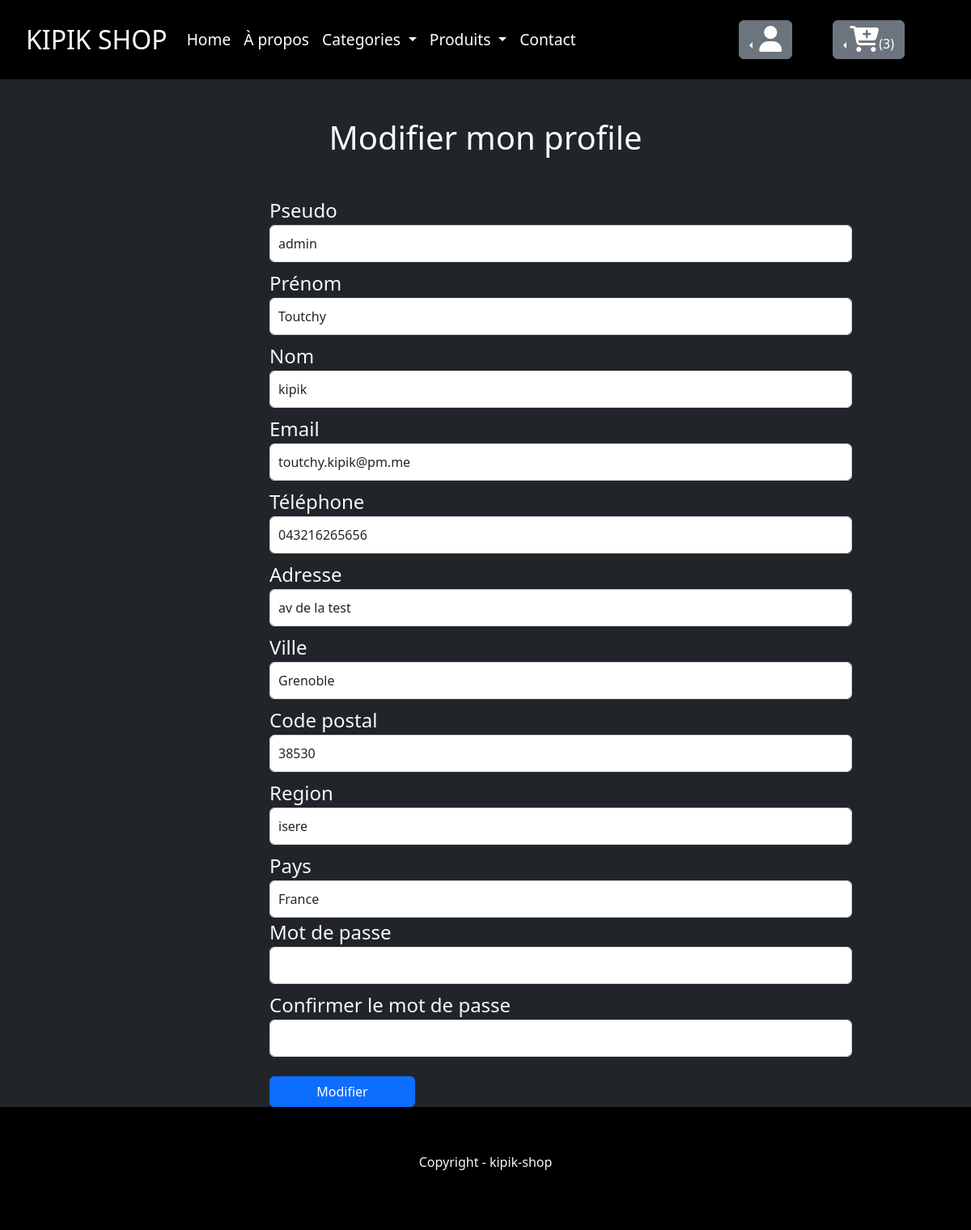
Page /profile/edit (signed in) on the committed database.
### accounts/models.py (models this page shows, shortened)
class Customer(AbstractUser):
    pass

class Profile(models.Model):
    user = models.OneToOneField(Customer, on_delete=models.CASCADE)
    image_profile = models.ImageField(upload_to='prod/profile_img/', default='prod/profile_img/default.png',
                                      blank=True, null=True)
    phone = models.CharField(max_length=20, blank=True)
    address = models.CharField(max_length=100, blank=True)
    city = models.CharField(max_length=100, blank=True)
    zip_code = models.CharField(max_length=10, blank=True)
    state = models.CharField(max_length=100, blank=True)
    country = models.CharField(max_length=100, blank=True)
    class Meta:
        verbose_name_plural = 'Profiles'
        ordering = ('user',)

### shop/models.py (models this page shows, shortened)
class Cart(models.Model):
    user = models.OneToOneField(AUTH_USER_MODEL, on_delete=models.CASCADE, blank=True, null=True)
    orders = models.ManyToManyField(Order)
    ordered = models.BooleanField(default=False)
    '''
    def delete(self, *args, **kwargs):
        for order in self.orders.all():
            order.delete()
        super().delete(*args, **kwargs)
    '''

### accounts/views.py (the view, shortened to what this page needs)
# urls.py: path('profile/edit', edit_profile, name='edit-profile'),
@login_required
def edit_profile(request):
    user = request.user
    profile = get_object_or_404(Profile, user=user)
    context = {
        'profile': profile,
    }
    return render(request, 'accounts/profile_update.html', context)

### accounts/templates/accounts/profile_update.html (shortened to what this page needs)
{% extends 'shop/base.html' %}
{% load static %}
{% block content %}
    <div class="card-header mt-5 mb-5">
        <h1 class="text-center">Modifier mon profile</h1>
    </div>
    <div class="container">
        <div class="row">
            <div class="col-md-8 offset-md-2">
                <form method="POST">
                    <div class="form-group">
                        <label for="username">Pseudo</label>
                        <input type="text" class="form-control mb-2" id="username" name="username" placeholder="{{ user.username }}" value="{{ user.username }}">
                        <label for="first_name">Prénom</label>
                        <input type="text" class="form-control mb-2" id="first_name" name="first_name" value="{{ user.first_name }}" placeholder="{{ user.first_name }}">
                        <label for="last_name">Nom</label>
                        <input type="text" class="form-control mb-2" id="last_name" name="last_name" value="{{ user.last_name }}" placeholder="{{ user.last_name }}">
                        <label for="email">Email</label>
                        <input type="email" class="form-control mb-2" id="email" name="email" value="{{ user.email }}" placeholder="{{ user.email }}">
                        <label for="phone">Téléphone</label>
                        <input type="text" class="form-control mb-2" id="phone" name="phone" value="{{ profile.phone }}" placeholder="{{ profile.phone }}">
                        <label for="address">Adresse</label>
                        <input type="text" class="form-control mb-2" id="address" name="address" value="{{ profile.address }}" placeholder="{{ profile.adress }}">
                        <label for="city">Ville</label>
                        <input type="text" class="form-control mb-2" id="city" name="city" value="{{ profile.city }}" placeholder="{{ profile.city }}">
                        <label for="zip_code">Code postal</label>
                        <input type="text" class="form-control mb-2" id="zip_code" name="zip_code" value="{{ profile.zip_code }}" placeholder="{{ profile.zip_code }}">
                        <label for="state">Region</label>
                        <input type="text" class="form-control mb-2" id="state" name="state" value="{{ profile.state }}" placeholder="{{ profile.state }}">
                        <label for="country">Pays</label>
                        <input type="text" class="form-control" id="country" name="country" value="{{ profile.country }}" placeholder="{{ profile.country }}">
                        <label for="password">Mot de passe</label>
                        <input type="password" class="form-control mb-2" id="password" name="password">
                        <label for="password2">Confirmer le mot de passe</label>
                        <input type="password" class="form-control mb-2" id="password2" name="password2">
                        <button type="submit" class="btn btn-primary mt-3">Modifier</button>
                    </div>
                </form>
            </div>
        </div>
    </div>
{% endblock %}

### shop/templates/shop/navbar.html (shortened to what this page needs)
{% load static %}
{% block navbar %}
    <nav class="navbar navbar-expand-lg navbar-dark text-light">
        <div class="container-fluid">
            <a class="navbar-brand" href="{% url 'home' %}">KIPIK SHOP</a>
            <div class="collapse navbar-collapse" id="navbarScroll">
                <ul class="navbar-nav me-auto my-2 my-lg-0 navbar-nav-scroll" style="--bs-scroll-height: 100px;">
                    <li class="nav-item">
                        <a class="nav-link active" aria-current="page" href="{% url 'home' %}">Home</a>
                    </li>
                    <li class="nav-item">
                        <a class="nav-link" href="#">À propos</a>
                    </li>
                    <li class="nav-item dropdown">
                        <a class="nav-link dropdown-toggle" href="#" role="button" data-bs-toggle="dropdown"
                           aria-expanded="false">
                            Categories
                        </a>
                    </li>
                    <li class="nav-item dropdown">
                        <a class="nav-link dropdown-toggle" href="#" role="button" data-bs-toggle="dropdown"
                           aria-expanded="false">
                            Produits
                        </a>
                    </li>
                    <li class="nav-item">
                        <a class="nav-link" href="{% url 'contact_form' %}">Contact</a>
                    </li>
                </ul>
                <div class="dropstart">
                    <li class="nav-item dropdown">
                        <a class="btn btn-secondary dropdown-toggle" href="#" role="button" data-bs-toggle="dropdown"
                           aria-expanded="false">
                            <i class="fa fa-2x fa-user"></i>
                        </a>
                    </li>
                </div>
                {% if user.cart.orders.count >= 1 %}
                    <div class="btn-group dropstart">
                        <button type="button" class="btn btn-secondary dropdown-toggle" data-bs-toggle="dropdown"
                                aria-expanded="false"><i
                                class="fa fa-2x fa-cart-plus"></i>({{ user.cart.orders.count }})
                        </button>
                    </div>
                {% endif %}
            </div>
        </div>
    </nav>
{% endblock %}

### static/build/css/style.css (style rules this page uses)
li { list-style: none; }
a { color: #fff !important; }
label { font-size: 1.5em; }
.navbar { background: black !important; color: #fff !important; padding: 20px !important; width: 100%; }
.navbar-dark .navbar-brand { color: #fff; font-size: 2em !important; }
a { color: white !important; }
@media (min-width: 992px) { .dropstart { margin-right: 50px; } }
@media (min-width: 992px) { .navbar-expand-lg .navbar-nav { font-size: 1.2em; } }
.row { display: flex; justify-content: space-around; width: 100%; margin: 0; }
.form-control { padding: 10px; }
button.btn { width: 25%; }

### static/scss/style.css (style rules this page uses)
li { list-style: none; }
a { color: #fff !important; }
label { font-size: 1.5em; }
.navbar { background: black !important; color: #fff !important; padding: 20px !important; width: 100%; }
.navbar-dark .navbar-brand { color: #fff; font-size: 2em !important; }
a { color: white !important; }
@media (min-width: 992px) { .dropstart { margin-right: 50px; } }
@media (min-width: 992px) { .navbar-expand-lg .navbar-nav { font-size: 1.2em; } }
.row { display: flex; justify-content: space-around; width: 100%; margin: 0; }
.form-control { padding: 10px; }
button.btn { width: 25%; }

### rows in the picture
Customer: cart.orders.count "3", username "admin", first_name "Toutchy", last_name "kipik", email "toutchy.kipik@pm.me"
Profile: phone "043216265656", address "av de la test", city "Grenoble", zip_code "38530", state "isere", country "France"
